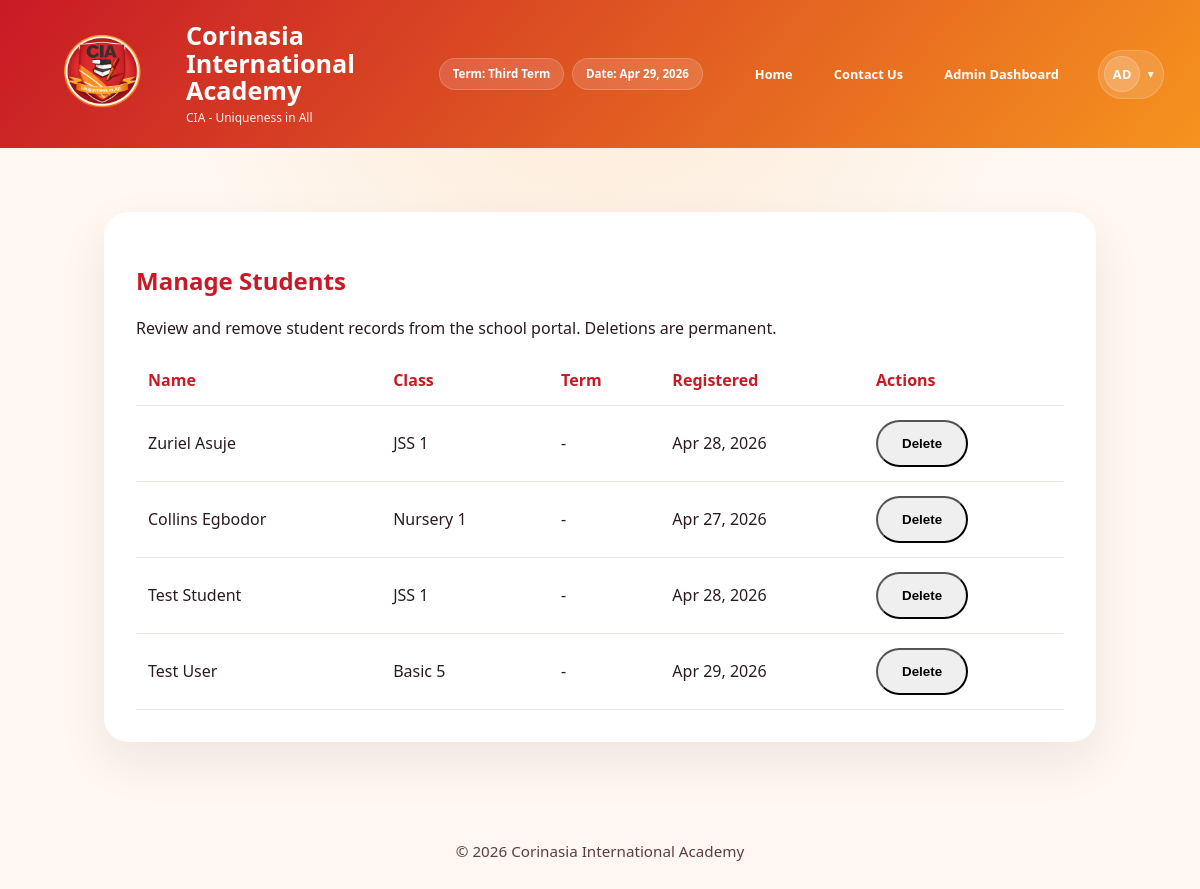
Screenshot of /teacher/manage-students/ (signed in) with the database file from the repository.
### grades/models.py (models this page shows, shortened)
class Student(models.Model):
    student_id = models.CharField(max_length=20, unique=True, db_index=True, help_text="Unique student ID")
    first_name = models.CharField(max_length=100)
    last_name = models.CharField(max_length=100)
    class_name = models.CharField(max_length=50, blank=True, null=True, help_text="Student's class (e.g., JSS1A, SS2B)")
    nationality = models.CharField(max_length=50, default='Nigeria')
    state_of_origin = models.CharField(max_length=50, blank=True, null=True)
    club_and_society = models.CharField(max_length=100, blank=True, null=True)
    sport_house = models.CharField(max_length=50, blank=True, null=True)
    date_of_birth = models.DateField(blank=True, null=True)
    enrollment_date = models.DateField(default=datetime.today)
    subjects = models.ManyToManyField('Subject', blank=True, related_name='students', help_text='Subjects the student is enrolled in for the current term')
    class Meta:
        ordering = ['last_name', 'first_name']
        verbose_name = "Student"
        verbose_name_plural = "Students"
        indexes = [
            models.Index(fields=['last_name', 'first_name']),
            models.Index(fields=['class_name']),
        ]

### grades/views.py (the view)
# urls.py: path('teacher/manage-students/', views.manage_students, name='manage_students'),
@login_required
@class_teacher_or_admin_required
def manage_students(request):
    profile = getattr(request.user, 'profile', None)
    if profile and profile.role == 'class_teacher' and profile.assigned_class:
        students = Student.objects.filter(class_name=profile.assigned_class).order_by('last_name')
    else:
        students = Student.objects.all().order_by('last_name')
    return render(request, 'grades/manage_students.html', {
        'students': students,
    })

### grades/context_processors.py (called while the page is built)
def _build_initials(display_name, fallback_username):
    source = display_name or fallback_username or 'User'
    parts = [part for part in source.split() if part]
    if len(parts) >= 2:
        initials = parts[0][0] + parts[1][0]
    else:
        initials = source[:2]
    return initials.upper()

### grades/models.py (called while the page is built)
    @classmethod
    def get_current_term(cls):
        term_setting = cls.objects.order_by('-updated_at').first()
        return term_setting.current_term if term_setting else 'first_term'

### grades/templates/grades/manage_students.html (shortened to what this page needs)
{% extends 'grades/base.html' %}
{% block content %}
<div class="page-shell">
    <div class="dashboard-card">
        <h2>Manage Students</h2>
        <p>Review and remove student records from the school portal. Deletions are permanent.</p>
        {% if students %}
            <div class="grades-table">
                <table>
                    <thead>
                        <tr><th>Name</th><th>Class</th><th>Term</th><th>Registered</th><th>Actions</th></tr>
                    </thead>
                    <tbody>
                        {% for student in students %}
                            <tr>
                                <td>{{ student.first_name }} {{ student.last_name }}</td>
                                <td>{{ student.class_name|default:'N/A' }}</td>
                                <td>-</td>
                                <td>{{ student.enrollment_date|date:'M j, Y' }}</td>
                                <td>
                                    <form method="post" action="{% url 'delete_student' student.student_id %}" style="display:inline;">
                                        <button type="submit" class="button button-danger">Delete</button>
                                    </form>
                                </td>
                            </tr>
                        {% endfor %}
                    </tbody>
                </table>
            </div>
        {% else %}
            <p class="empty-state">No students are currently registered.</p>
        {% endif %}
    </div>
</div>
{% endblock %}

### grades/static/grades/css/style.css (style rules this page uses)
:root { --brand-red: #c81a26; --brand-orange: #f6931e; --brand-white: #ffffff; --brand-dark: #24181c; --surface: #faf6f3; --surface-alt: #fff1e6; --text: #2b1b1f; }
* { box-sizing: border-box; }
body { margin: 0; font-family: 'Segoe UI', Tahoma, Geneva, Verdana, sans-serif; background: radial-gradient(circle at top, rgba(248, 209, 163, 0.35), transparent 40%), #fff7f0; color: var(--text); }
.page-shell { padding: clamp(18px, 3vw, 32px); max-width: 1120px; margin: 0 auto; }
.hero-copy, .hero-card, .dashboard-card, .login-card { background: var(--brand-white); border-radius: 24px; box-shadow: 0 20px 50px rgba(40, 20, 20, 0.08); padding: 32px; }
.hero-copy h2, .dashboard-card h2, .login-card h2 { color: var(--brand-red); }
.button { display: inline-flex; align-items: center; justify-content: center; padding: 14px 24px; border-radius: 999px; font-weight: 700; transition: transform 0.2s ease, box-shadow 0.2s ease; }
.grades-table table { width: 100%; border-collapse: collapse; margin-top: 16px; }
.grades-table th, .grades-table td { padding: 14px 12px; border-bottom: 1px solid #f0e4de; }
.grades-table th { text-align: left; color: var(--brand-red); }

### rows the page displays
Student: first_name "Zuriel", last_name "Asuje", class_name "JSS 1", enrollment_date "Apr 28, 2026"
Student: first_name "Collins", last_name "Egbodor", class_name "Nursery 1", enrollment_date "Apr 27, 2026"
Student: first_name "Test", last_name "Student", class_name "JSS 1", enrollment_date "Apr 28, 2026"
Student: first_name "Test", last_name "User", class_name "Basic 5", enrollment_date "Apr 29, 2026"

### other values shown
{{ portal_current_term_display }} "Third Term"
{{ portal_current_date|date:'M j, Y' }} "Apr 29, 2026"
{{ portal_user_initials }} "AD"
